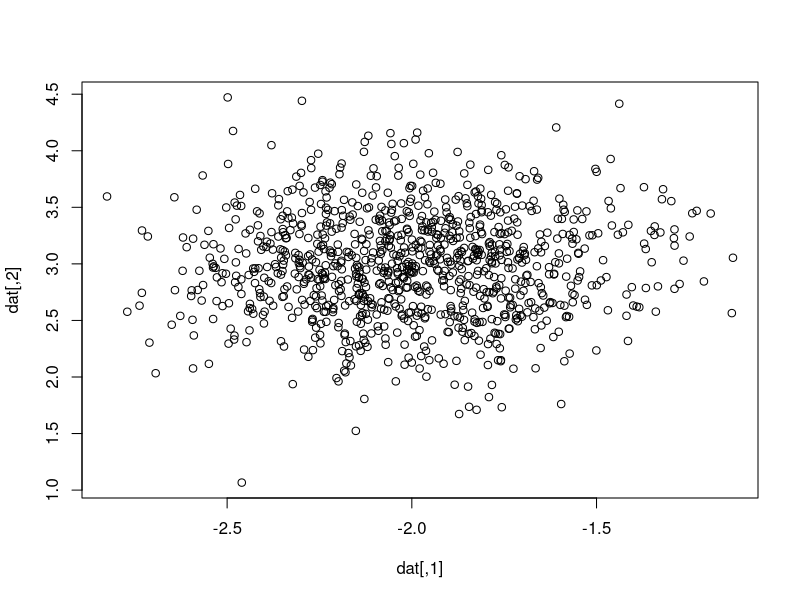
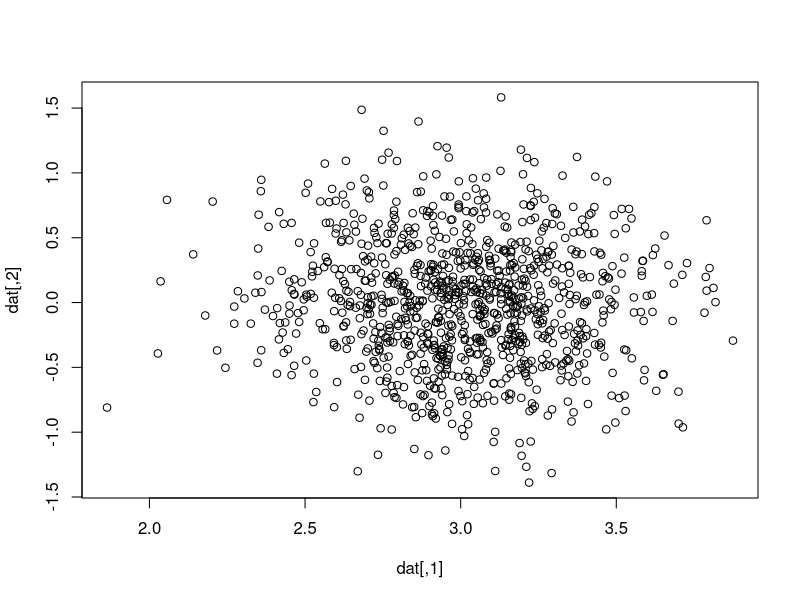
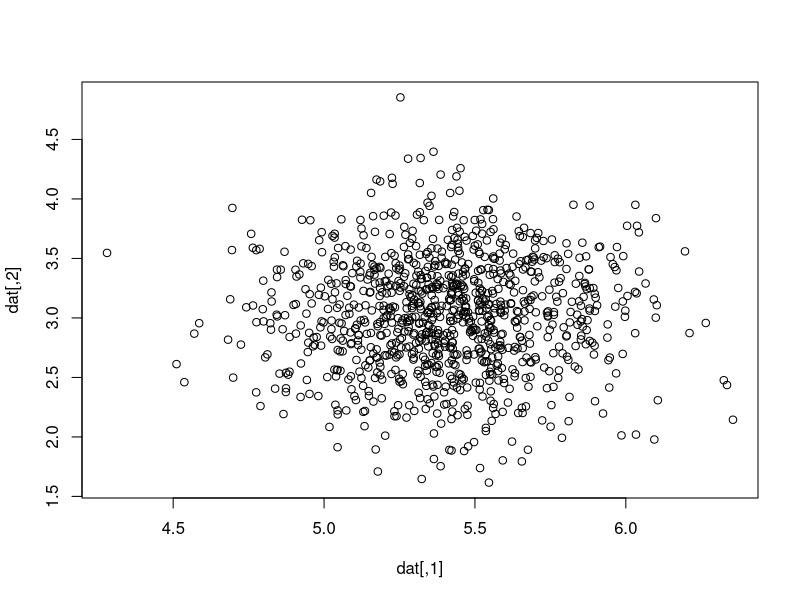

R code for these plots, in order:
## ---- chunk 1
knitr::opts_chunk$set(echo = TRUE)
library(tidyverse)

# Set up my table with provided data
mytab <- read_tsv("classA7.dat", col_names = FALSE)
mytab <- t(apply(mytab, c(1, 2), function(x) eval(parse(text = x))))
colnames(mytab) <- c("X", "Y")
rownames(mytab) <- NULL
## ---- chunk 2
f1 <- function(x) -2 + (3*x)
f2 <- function(x) 3
f3 <- function(x) (6*(x**2)) + (3*x) + 3

makeFakeData <- function(f) {
    f(mytab[,1]) + rnorm(n = length(mytab[,1]), mean = 0, sd = 1)
}
## ---- chunk 3
funclist <- list(f1, f2, f3)
means_slopes <- integer(3)
means_intercepts <- integer(3)
sd_slopes <- integer(3)
sd_intercepts <- integer(3)
#print.noquote(funclist[1])
func_ind <- 1
for (fn in funclist) {
  dat = matrix(nrow = 1000, ncol = 2)
  for ( k in 1:1000 ) {
    dat[k,] <- coef(lm( makeFakeData(fn) ~ mytab[,1] ))
  }
  
  plot(dat)
  print.noquote(paste("Function number", func_ind))
  colnames(dat) <- c("Intercept", "Slope")
  means_intercepts[func_ind] <- mean(dat[,"Intercept"])
  means_slopes[func_ind] <- mean(dat[,"Slope"])
  sd_intercepts[func_ind] <- sd(dat[,"Intercept"])
  sd_slopes[func_ind] <- sd(dat[,"Slope"])
  print.noquote(paste("Mean of the intercept:", means_intercepts[func_ind]))
  print.noquote(paste("Variance of the intercept:", means_slopes[func_ind]))
  print.noquote(paste("Mean of the slope:", sd_slopes[func_ind]))
  print.noquote(paste("Variance of the slope:", sd_intercepts[func_ind]))
  print.noquote("")
 
  
  func_ind <- func_ind + 1
}

## ---- chunk 4

